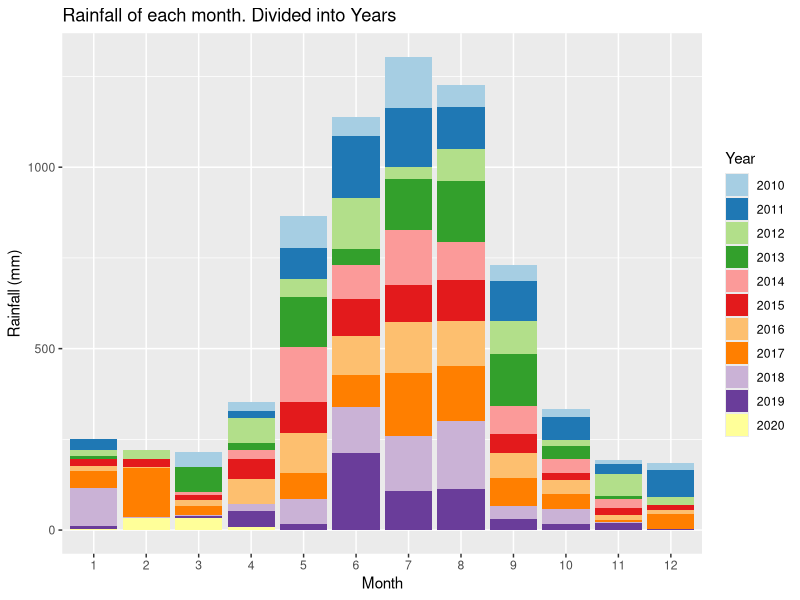
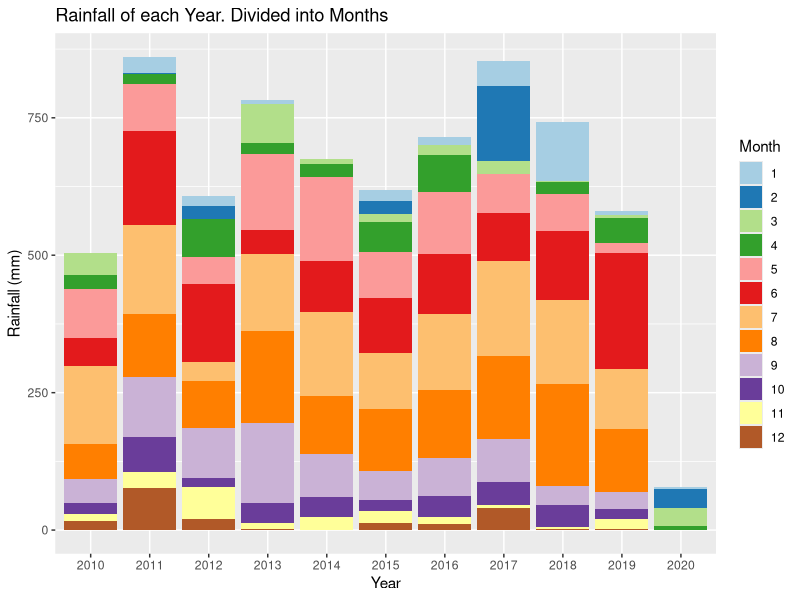
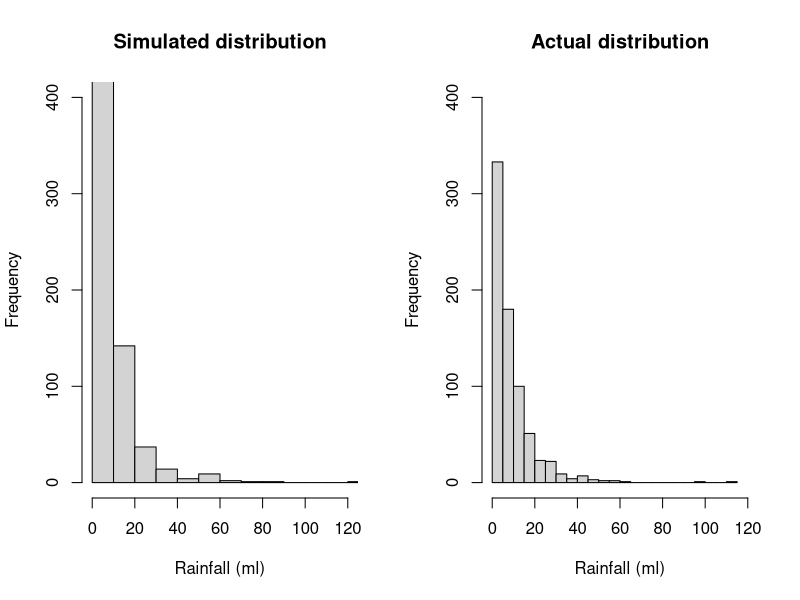
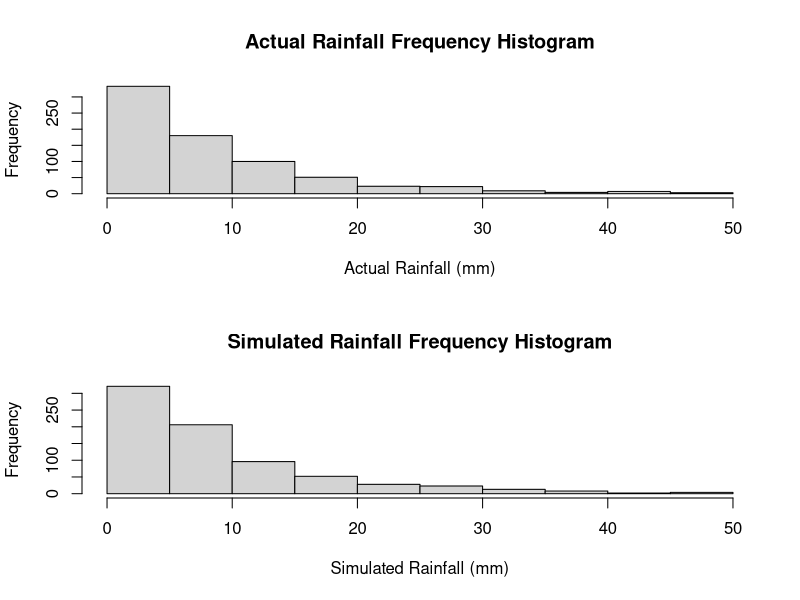
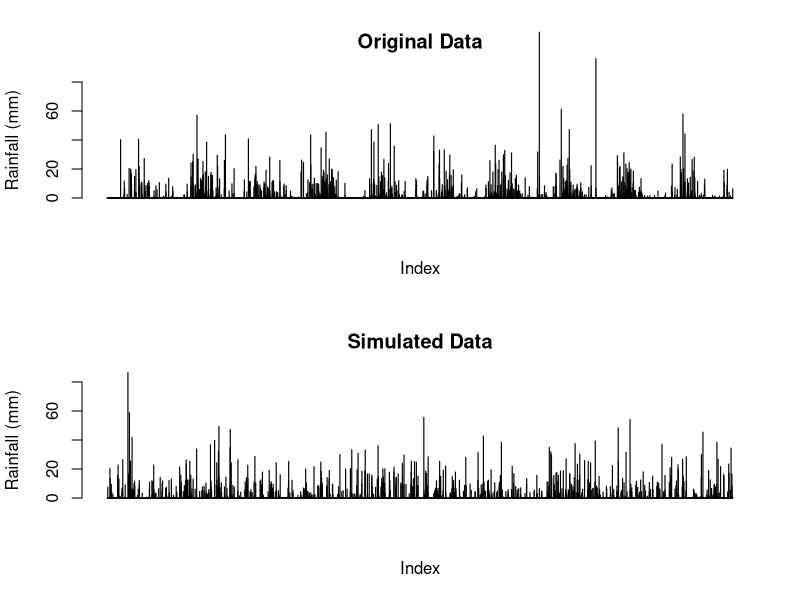
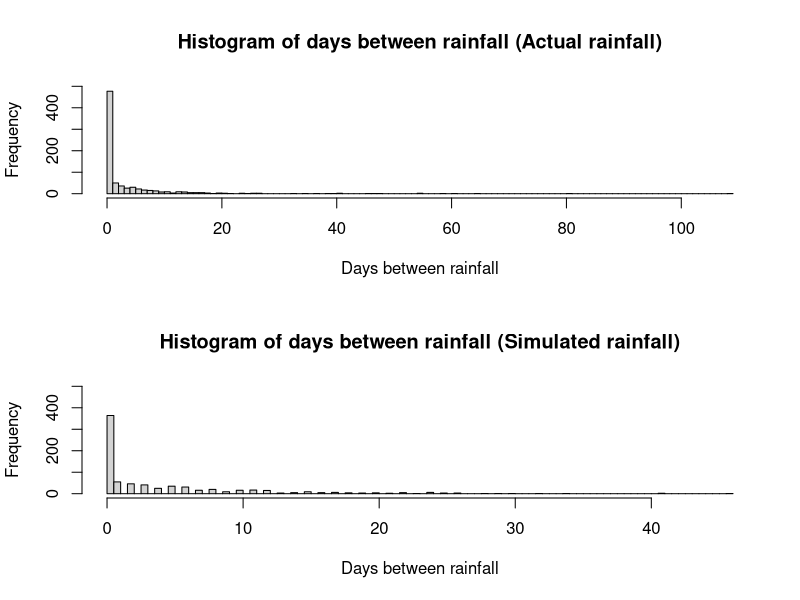
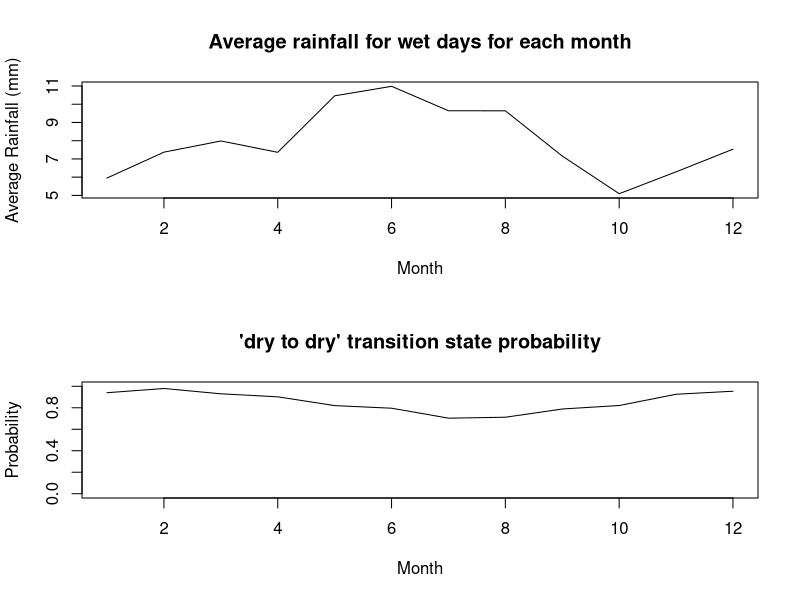
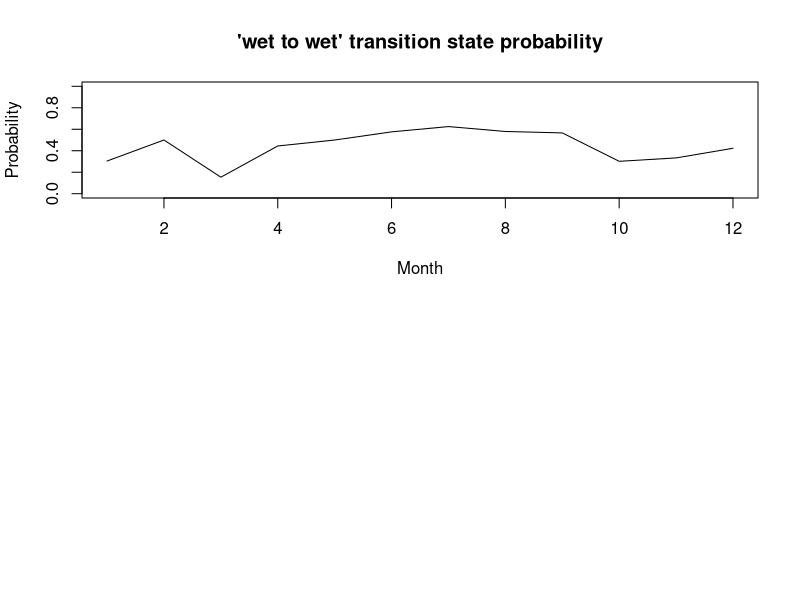

The R source for these figures, in order:
## ---- chunk 1
knitr::opts_chunk$set(echo = TRUE)
## ---- chunk 2
# Reading in the data from the csv file
data <-  read.csv("IDCJAC0009_009225_1800_Data.csv")
weather_data <- data
weather_data <- weather_data[which(is.na(weather_data$Rainfall.amount..millimetres.) == FALSE),] # excluding rows with no rainfall record made 
## ---- chunk 3
weather_data$date <- do.call(paste, c(weather_data[c("Day", "Month", "Year")], sep = "-")) # creating a column that contains the date for easy indentification
## ---- chunk 4
# function to categorise day as either 'wet' or 'dry' for the Markov Chain functions
state <- function(x){
  stateList <- c()
  for(ii in 1:length(x)){
    if(x[ii] < 1){
      stateList <- c(stateList, "dry")
    }
    if(x[ii] >= 1){
      stateList <- c(stateList, "wet")
    }
  }
  return(stateList)
}
weather_data$state <- state(weather_data$Rainfall.amount..millimetres.)
## ---- chunk 5
head(weather_data[,c('Rainfall.amount..millimetres.','state')], 10)
## ---- chunk 6
# function establishing Markov Chain transition state. Establishing the relationship between the rainfall of a given day and the day before it.
transitionState <- function(x){
  transitionStateList <- c('') #can't find transition state of first observation
  for(i in 2:length(x)){
    if(x[i] == "dry"){
      if (x[i-1] == "dry"){
        transitionStateList <- c(transitionStateList, "DryToDry")
      }
      else {
        transitionStateList <- c(transitionStateList, "WetToDry")
      }
    }
    if(x[i] == "wet"){
      if (x[i-1] == "dry"){
        transitionStateList <- c(transitionStateList, "DryToWet")
      }
      else {
        transitionStateList <- c(transitionStateList, "WetToWet")
      }
    }
  }
  return(transitionStateList)
}
weather_data$transitionState <- transitionState(weather_data$state)
## ---- chunk 7
head(weather_data[,c('Rainfall.amount..millimetres.','state', 'transitionState')], 10)
## ---- chunk 8
train_data <- subset(weather_data, Year >= 2010) # only look at the most recent, relevant data.
library(ggplot2)
library(RColorBrewer)

# explorative plots investigating the distribution of rainfall across months and years

# Plotting the rainfall data (grouped by years and months)
# Distribution of rainfall by month (segmented by year)
ggplot(train_data, aes(x = factor(Month), y = Rainfall.amount..millimetres., fill = factor(Year))) + 
  geom_bar(stat = "identity") + 
  scale_fill_brewer(palette = "Paired") + 
  xlab("Month")+
  ylab("Rainfall (mm)")+
  labs(fill = "Year")+
  ggtitle("Rainfall of each month. Divided into Years")
# There does appear to be a rough distribution of rainfall by month. Most years May, June, July, August, and September (month 5-9) have the most rain. There are outliers

ggplot(train_data, aes(x = factor(Year), y = Rainfall.amount..millimetres., fill = factor(Month))) + 
  geom_bar(stat = "identity") + 
  scale_fill_brewer(palette = "Paired") + 
  xlab("Year")+
  ylab("Rainfall (mm)")+
  labs(fill = "Month")+
  ggtitle("Rainfall of each Year. Divided into Months")
# There does not appear to be any obvious pattern in the rainfall across the 10 years (note. 2020 only contains 4 months of data, hence the low rainfall). The average looks to be around 650-700 mm. 
## ---- chunk 9
table(train_data$Month, train_data$Year) # only four months of data in 2020
## ---- chunk 10
#Calculating transition state probabilities, in general (no respect to month or season)
weatherTable <- table(train_data$transitionState)
weatherTable

probWetToWet = weatherTable['WetToWet'] / (weatherTable['WetToWet'] + weatherTable['WetToDry'])
probWetToWet

probDryToDry = weatherTable['DryToDry'] / (weatherTable['DryToDry'] + weatherTable['DryToWet'])
probDryToDry
## ---- chunk 11
#Basic generator (No seasonal variation)

#calculated above
generateRainfallBasic <- function(genLength){
  currentState = "dry" # Years start with very little rain, so more likely to start dry
  rainAmountList <- c()
  for (i3 in 1:genLength){
    if (currentState == "dry"){
      if (runif(1) < probDryToDry){
        currentState = "dry"
      }
      else{
        currentState = "wet"
      }
    }
    else if (currentState == "wet"){
      if (runif(1) < probWetToWet){
        currentState = "wet"
      }
      else{
        currentState = "dry"
      }
    }
    #generating amount of rainfall if state is wet, else 0
    if (currentState == "wet"){
      rainAmount <- 5.66*exp(rnorm(1))
      rainAmountList <- c(rainAmountList, rainAmount)
    }
    else{
      rainAmountList <- c(rainAmountList, 0)
    }
  }
  return(rainAmountList)
}
## ---- chunk 12
#comparing log-normal against actual data, veeerryyyy close fit, will use log-normal for rainfall sim
par(mfrow=c(1,2))
p1 <- 5.66*exp(rnorm(732))
hist(p1, breaks = 30, xlim = c(0,120), ylim = c(0,400), main = "Simulated distribution", xlab = "Rainfall (ml)")

p2 <- train_data$Rainfall.amount..millimetres.[train_data$Rainfall.amount..millimetres.>1]
hist(p2, breaks = 30, xlim = c(0,120), ylim = c(0,400), main = "Actual distribution", xlab = "Rainfall (ml)")

mean(p1)
mean(p2)
## ---- chunk 13
#Basic generator tests
testRainfall = generateRainfallBasic(3761)

par(mfrow=c(2,1))
hist(train_data$Rainfall.amount..millimetres.[train_data$Rainfall.amount..millimetres.>1 & train_data$Rainfall.amount..millimetres.<50], xlab = "Actual Rainfall (mm)", main = "Actual Rainfall Frequency Histogram")
hist(testRainfall[testRainfall > 1 & testRainfall <50], xlab = "Simulated Rainfall (mm)", main = "Simulated Rainfall Frequency Histogram")

par(mfrow=c(2,1))
barplot(train_data$Rainfall.amount..millimetres., ylim = c(0,80), main = "Original Data", ylab = "Rainfall (mm)", xlab = "Index")
barplot(testRainfall, ylim = c(0,80), main = "Simulated Data", ylab = "Rainfall (mm)", xlab = "Index")
## ---- chunk 14
daysBetweenRain <- function(input){
  returnList <- c()
  currentLength <- 0
  for (i in input){
    if (i<1){
      currentLength <- currentLength + 1
    }
    else{
      returnList <- c(returnList, currentLength)
      currentLength <- 0
    }
  }
  return(returnList)
  }
## ---- chunk 15
hist(daysBetweenRain(train_data$Rainfall.amount..millimetres.)[train_data$Rainfall.amount..millimetres.>-1], main = "Histogram of days between rainfall (Actual rainfall)", breaks = 100, xlab = "Days between rainfall", ylim = c(0,500))
hist(daysBetweenRain(testRainfall)[daysBetweenRain(testRainfall)>-1], main = "Histogram of days between rainfall (Simulated rainfall)", breaks = 100, xlab = "Days between rainfall", ylim = c(0,500))
## ---- chunk 16
#Calculates the transition probabilities for each month
probTransStatesMonth <- function(input_data){
  transitonStatesMonthsFrame <- data.frame(list(rep(0, 12), list(rep(0, 12), list(rep(0,    12), list(rep(0, 12)))))) #Initialises 12x4 frame filled with zeroes (4 columns for each transition state, 12 rows for each month)
  names(transitonStatesMonthsFrame) <- c('DryToDry', 'DryToWet', 'WetToDry', 'WetToWet')

  #Makes the dataframe with the count of each transition state with each month
  for (i4 in 1:dim(input_data)[1]){
    tempTransitionState <- input_data[i4, 'transitionState']
    tempMonth <- input_data[i4, 'Month'] 
    transitonStatesMonthsFrame[tempMonth, tempTransitionState] <- transitonStatesMonthsFrame[tempMonth, tempTransitionState]+1 # increase count of tempTransitionState for month tempMonth by 1
  }

  #Calculates the transition state probabilities for each month in the data frame
  probTransitonStatesMonthsFrame <- transitonStatesMonthsFrame
  for (i in 1:dim(transitonStatesMonthsFrame)[1]){
  
    probTransitonStatesMonthsFrame[i, 'DryToDry'] <- transitonStatesMonthsFrame[i, 'DryToDry'] / (transitonStatesMonthsFrame[i, 'DryToDry'] + transitonStatesMonthsFrame[i, 'DryToWet'])
  
    probTransitonStatesMonthsFrame[i, 'DryToWet'] <- transitonStatesMonthsFrame[i, 'DryToWet'] / (transitonStatesMonthsFrame[i, 'DryToDry'] + transitonStatesMonthsFrame[i, 'DryToWet'])
    
    probTransitonStatesMonthsFrame[i, 'WetToDry'] <- transitonStatesMonthsFrame[i, 'WetToDry'] / (transitonStatesMonthsFrame[i, 'WetToDry'] + transitonStatesMonthsFrame[i, 'WetToWet'])
    probTransitonStatesMonthsFrame[i, 'WetToWet'] <- transitonStatesMonthsFrame[i, 'WetToWet'] / (transitonStatesMonthsFrame[i, 'WetToDry'] + transitonStatesMonthsFrame[i, 'WetToWet'])
    # this data frame 'probTransitionStatesMonthsFrame' will be called directly in the generator, so must be called as such when exported
  }
  return(probTransitonStatesMonthsFrame)
}

## ---- chunk 17
probTransitonStatesMonthsFrame <- probTransStatesMonth(train_data)
head(probTransitonStatesMonthsFrame, 10)
## ---- chunk 18
#testing average rainfall when its rains in each month, and for wettowet vs drytowet transitions.
test_w2w <- train_data$Rainfall.amount..millimetres.[train_data$transitionState == "WetToWet"]
test_d2w <- train_data$Rainfall.amount..millimetres.[train_data$transitionState == "DryToWet"]
mean(test_w2w)
mean(test_d2w)
wilcox.test(test_d2w, test_w2w)
#since resulting wilcox test p-value is 0.85, we conclude that theres no difference in rainfall depending on the transition state, and do not need to include it in our model.

test_rainfallPerMonth <- train_data[train_data$state == "wet",c(4,6)]
kruskal.test(Rainfall.amount..millimetres. ~ Month, data = test_rainfallPerMonth)
#p-val = 0.00016, therefore difference between average rainfall for each month

## ---- chunk 19
#calculating the mean rainfall when it rains for each month, to change how much it rains according to the generator later on. Limited to less than 60 mls as the dataset is not large enough for large rainfall amounts (such as 114ml in feburary) to not throw the mean off.
rainMonthData <- c()
for (i in 1:12){
  temp<- train_data$Rainfall.amount..millimetres.[train_data$state == "wet" & train_data$Month == i & train_data$Rainfall.amount..millimetres. < 60]
  rainMonthData <- c(rainMonthData, list(temp))
  rm(temp)
}

rainfallAvgMonth <- sapply(rainMonthData, mean)

## ---- chunk 20
plot(c(1:12), rainfallAvgMonth, type = "l", xlab = "Month", ylab = "Average Rainfall (mm)", main = "Average rainfall for wet days for each month")
## ---- chunk 21
#How the transition state probabilities vary for each month
plot(probTransitonStatesMonthsFrame$DryToDry, ylim = c(0,1), xlab = "Month", main = "'dry to dry' transition state probability", type = 'l', ylab = "Probability")
plot(probTransitonStatesMonthsFrame$WetToWet, ylim = c(0,1), xlab = "Month", main = "'wet to wet' transition state probability", type = 'l', ylab = "Probability")
## ---- chunk 22
#Weather generator accounting  for seasonal variation of transition states or something i hope
#This is just a regular version of basic generator it's mostly the same in fact if i forget to even do this it is the same

generateRainfallSeasonal <- function(input){
  # input must be weather_data or a subset of weather_data
  currentState = "dry" #can make this into a random choice later
  rainAmountList <- c()
  for (i5 in 1:dim(input)[1]){
    if (currentState == "dry"){
      if (runif(1) < probTransitonStatesMonthsFrame[input[i5, 'Month'], 'DryToDry']){ #now inputs depending on the month of input
        currentState = "dry"
      }
      else{
        currentState = "wet"
      }
    }
    else if (currentState == "wet"){
      if (runif(1) < probTransitonStatesMonthsFrame[input[i5, 'Month'], 'WetToWet']){
        currentState = "wet"
      }
      else{
        currentState = "dry"
      }
    }                                   
    #generating amount of rainfall if state is wet, else 0
    if (currentState == "wet"){
      #rainAmount <- 5.66*exp(rnorm(1)) #now log-normal dist, 5 used because is close to mean of weather_data's / the mean of what exp(rnorm(1)) is by default /// Old Version 
      rainAmount <- rainfallAvgMonth[input[i5, 'Month']]*exp(rnorm(1))/1.648 
      #average of exp(rnorm(1)) is ~1.648, so we divide by that so the average of each month will just be the actual average calculated from rainfallAvgMonth.
      rainAmountList <- c(rainAmountList, rainAmount)
    }
    else{
      rainAmountList <- c(rainAmountList, 0)
    }
  }
  return(rainAmountList)
}
## ---- chunk 23
#testing code for seasonal generator
inputSeasonalRainfall <- dplyr::select(train_data, 'Year', 'Month', 'Day') #using existing train data's dates to input to function, instead of putting in just how many to generate
testSeasonalRainfall = generateRainfallSeasonal(inputSeasonalRainfall)
## ---- chunk 24
par(mfrow=c(2,1))
barplot(train_data$Rainfall.amount..millimetres., ylim = c(0,80), main = "Original Data", ylab = "Rainfall (mm)", xlab = "Index")
barplot(testSeasonalRainfall, ylim = c(0,80), main = "Simulated Data - seasonal", ylab = "Rainfall (mm)", xlab = "Index")
## ---- chunk 25
hist(daysBetweenRain(train_data$Rainfall.amount..millimetres.)[train_data$Rainfall.amount..millimetres.>-1], main = "Histogram of days between rainfall (Actual rainfall)", breaks = 100, xlab = "Days between rainfall", ylim = c(0,500))
hist(daysBetweenRain(testSeasonalRainfall)[daysBetweenRain(testSeasonalRainfall)>-1], main = "Histogram of days between rainfall (Simulated rainfall)", breaks = 100, xlab = "Days between rainfall", ylim = c(0,500))
## ---- chunk 26
wilcox.test(daysBetweenRain(testSeasonalRainfall), daysBetweenRain(train_data$Rainfall.amount..millimetres.))
mean(daysBetweenRain(testSeasonalRainfall)); mean(daysBetweenRain(train_data$Rainfall.amount..millimetres.))

sd(daysBetweenRain(testSeasonalRainfall)); sd(daysBetweenRain(train_data$Rainfall.amount..millimetres.))
## ---- chunk 27
#comparing log-normal against actual data, veeerryyyy close fit, will use log-normal for rainfall sim
p1 <- 5.66*exp(rnorm(732))
p1 <- p1[p1>1]
hist(p1, breaks = 30, xlim = c(0,120), ylim = c(0,400), main = "Simulated distribution")

p2 <- train_data$Rainfall.amount..millimetres.[train_data$Rainfall.amount..millimetres.>1]
hist(p2, breaks = 30, xlim = c(0,120), ylim = c(0,400), main = "actual distribution")
## ---- chunk 28
set.seed(100345)
sampID <- sample.int(nrow(train_data), size = 0.8*nrow(train_data), replace = FALSE)
train_data <- train_data[sampID,] # 80% of data for training
test_data <- train_data[-sampID,] # 20% for testing
## ---- chunk 29
probTransitonStatesMonthsFrame <- probTransStatesMonth(train_data) # retraining seasonal generator probTransitionStatesMonthsFrame with new training data (now only 80% of the original train_data)
# calucating the new average rainfall for each month
rainMonthData <- c()
for (i in 1:12){
  temp<- train_data$Rainfall.amount..millimetres.[train_data$state == "wet" & train_data$Month == i & train_data$Rainfall.amount..millimetres. < 60]
  rainMonthData <- c(rainMonthData, list(temp))
  rm(temp)
}
rainfallAvgMonth <- sapply(rainMonthData, mean)
## ---- chunk 30
#generates a simulation with the same number of observations as test_data (20% of the total data)
testSeasonalRainfall20 = generateRainfallSeasonal(test_data) 
## ---- chunk 31
par(mfrow = c(2, 1))
barplot(testSeasonalRainfall20, ylab = "Rainfall (mm)", xlab = "index", main = "Simulated data")
barplot(test_data$Rainfall.amount..millimetres., ylab = "Rainfall (mm)", xlab  = "index", main = "Actual data")
## ---- chunk 32
# Wilcoxon signed rank test
WT <- wilcox.test(testSeasonalRainfall20, test_data$Rainfall.amount..millimetres., paired=T)
print("Wilcoxon rank sum p-value")
WT$p.value
# paired student t test
TT <- t.test(testSeasonalRainfall20, test_data$Rainfall.amount..millimetres., paired=T)
print("t-test p-value")
TT$p.value
## ---- chunk 33
train_data <- subset(weather_data, Year >= 2010)
train10_data <- subset(weather_data, Year >= 2009 & Year < 2019)
data_2019 <- subset(weather_data, Year == 2019)
## ---- chunk 34
probTransitonStatesMonthsFrame <- probTransStatesMonth(train10_data) # retraining seasonal generator probTransitionStatesMonthsFrame with train10_data
set.seed(10356)
monthList <- subset(weather_data, Year == 2019) # a year that isn't a leap year to get the month list, as generation algorithm only requires months
monthList <- monthList['Month']
testSeasonalRainfall10 <- generateRainfallSeasonal(monthList)
## ---- chunk 35
#compare generated year against 2019
par(mfrow = c(2,1))
barplot(testSeasonalRainfall10, xlab = "Index", ylab = "Rainfall (mm)", main = "Simulated Rainfall")
barplot(data_2019$Rainfall.amount..millimetres., xlab = "Index", ylab = "Rainfall (mm)", main = "2019 Rainfall")
## ---- chunk 36
# check other years for comparison
par(mfrow = c(3,2))
barplot(testSeasonalRainfall10, xlab = "Index", ylab = "Rainfall (mm)", main = "Simulated Rainfall")
year <- subset(weather_data, Year == 2015)
barplot(year$Rainfall.amount..millimetres., xlab = "Index", ylab = "Rainfall (mm)", main = "2015 Rainfall")
year <- subset(weather_data, Year == 2008)
barplot(year$Rainfall.amount..millimetres., xlab = "Index", ylab = "Rainfall (mm)", main = "2008 Rainfall")
year <- subset(weather_data, Year == 2015)
barplot(year$Rainfall.amount..millimetres., xlab = "Index", ylab = "Rainfall (mm)", main = "2017 Rainfall")
year <- subset(weather_data, Year == 2007)
barplot(year$Rainfall.amount..millimetres., xlab = "Index", ylab = "Rainfall (mm)", main = "2007 Rainfall")
year <- subset(weather_data, Year == 2013)
barplot(year$Rainfall.amount..millimetres., xlab = "Index", ylab = "Rainfall (mm)", main = "2013 Rainfall")
rm(year)
## ---- chunk 37
# Creates a graph of difference in rainfall for years, weeks, months, years to see if there are any potential patterns.
# Creates a list of the weekly rainfall
RainfallWeekly <- data.frame("Rainfall (mm)", "Week")
colnames(RainfallWeekly) <- c("Rainfall (mm)", "Week")
RainfallWeekly$`Rainfall (mm)` <- as.numeric(RainfallWeekly$`Rainfall (mm)`)
RainfallWeekly$Week <- as.numeric(RainfallWeekly$Week)
week = 1
weekRain = 0
for(ii in c(1: nrow(weather_data))){
  weekRain = weekRain + weather_data[ii, 6] # rainfall amount for that row
  
  if(ii%%7 == 0){ # every 7th row
    RainfallWeekly[(ii/7), 1] <- weekRain # 1 row of RainfallWeekly created every 7 rows (1 weeks) - inserting rainfall total for that week
    RainfallWeekly[(ii/7), 2] <- week
    week = week + 1
    weekRain = 0 # clear total rainfall to prepare for next week
  }
}
## ---- chunk 38
RainfallWeeklyDiff <- data.frame(c(1:(nrow(RainfallWeekly)-1)), c(1:(nrow(RainfallWeekly)-1))) # data frame with two columns, one less row than RainfallWeekly
colnames(RainfallWeeklyDiff) <- c("Rainfall diff (mm)", "Week")
RainfallWeeklyDiff$`Rainfall diff (mm)` <- diff(RainfallWeekly$`Rainfall (mm)`) # change in weeks
## ---- chunk 39
# plot first 700 weeks first against the difference in rainfall, and then the rainfall per week
par(mfrow = c(4,1))
plot(RainfallWeeklyDiff[c(1:350), 2], RainfallWeeklyDiff[c(1:350), 1], xlab = "week", ylab = "change in rainfall (mm)", cex = 2, type = "b", main = "Difference in rainfall (mm) by week")
plot(RainfallWeekly[c(1:350), 2], RainfallWeekly[c(1:350), 1], xlab = "week", ylab = "rainfall (mm)", type = "l", main = "Rainfall (mm) by week")
plot(RainfallWeeklyDiff[c(351:700), 2], RainfallWeeklyDiff[c(351:700), 1], xlab = "week", ylab = "change in rainfall (mm)", cex = 2, type = "b", main = "Difference in rainfall (mm) by week")
plot(RainfallWeekly[c(351:700), 2], RainfallWeekly[c(351:700), 1], xlab = "week", ylab = "rainfall (mm)", type = "l", main = "Rainfall (mm) by week")
## ---- chunk 40
# plot second 700 weeks first against the difference in rainfall, and then the rainfall per week
par(mfrow = c(4,1))
plot(RainfallWeeklyDiff[c(701:1050), 2], RainfallWeeklyDiff[c(701:1050), 1], xlab = "week", ylab = "change in rainfall (mm)", cex = 2, type = "b")
plot(RainfallWeekly[c(701:1050), 2], RainfallWeekly[c(701:1050), 1], xlab = "week", ylab = "rainfall (mm)", type = "l")
plot(RainfallWeeklyDiff[c(1051:1414), 2], RainfallWeeklyDiff[c(1051:1414), 1], xlab = "week", ylab = "change in rainfall (mm)", cex = 2, type = "b")
plot(RainfallWeekly[c(1051:1414), 2], RainfallWeekly[c(1051:1414), 1], xlab = "week", ylab = "rainfall (mm)", type = "l")
## ---- chunk 41
rainSort_2019 <- data_2019$Rainfall.amount..millimetres.
# qqplot before removing 'dry' days
qqnorm(rainSort_2019, pch = 1, frame = F, main = "Normal Q-Q Plot of Rainfall 2019 (including dry days)")
qqline(rainSort_2019, col = "red", lwd = 2)
rainSort_2019 <- rainSort_2019[which(rainSort_2019 != 0)]
# qqplot after removing 'dry' days
qqnorm(rainSort_2019, pch = 1, frame = F, main = "Normal Q-Q Plot of Rainfall 2019 (excluding dry days)")
qqline(rainSort_2019, col = "red", lwd = 2)
hist(rainSort_2019, breaks = 50)
# data is not normally distributed
rm(rainSort_2019)
## ---- chunk 42
rain2019 <- subset(weather_data, Year == 2019)
length(rain2019$Rainfall.amount..millimetres.)
length(testSeasonalRainfall10)
# Function that returns the sum of ranks of difference (w+ and w-) that are part of the Wilcoxon signed rank calculations
returnRanks <- function(simulated, actual){
  diffs <- (simulated - actual)
  diffs <- diffs[diffs != 0]
  posDifs <- which(diffs > 0)
  negDiffs <- which(diffs < 0)
  rank <- rank(abs(diffs))
  rankPosDiff <- sum(rank[posDifs])
  rankNegDiff <- sum(rank[negDiffs]) 
  return(c(rankPosDiff, rankNegDiff))
}
## ---- chunk 43
table(rain2019$Month)
# To perform the Wilcoxon Signed Rank test we must have paired data, so we have to find the extra dates in testSeasonalRainfall10 (note: 2019 is a non leap year) and remove them.
# Upon review we find that there are days missing from October and December.
## ---- chunk 44
table(rain2019$Day)
# One month is missing a day 5, and another is missing a day 19 (both 11 when should be 12)
temp <- subset(rain2019, Day == 5)
temp$Month # 5th of October missing
temp <- subset(rain2019, Day == 19)
temp$Month # 19th of December missing
rm(temp)
which(rain2019$date == "4-10-2019") # find what row the day before 5-10-2019 is
# Therefore 5-10-2019 would be row 278 (277+1)
which(rain2019$date == "18-12-2019") # find what row the day before 5-10-2019 is
# Therefore 5-10-2019 would be row 353 (351+2). Add two as both 5th october and 19th december are missing
## ---- chunk 45
# We find that the days are day 278 and 353 from testSeasonalRainfall10
simRainfall2019 <- testSeasonalRainfall10
## ---- chunk 46
set.seed(102343656)
monthList <- subset(weather_data, Year == 2019) # A year that isn't a leap year to get the month list, as generation algorithm only requires months
monthList <- monthList['Month']
testSeasonalRainfall10 <- generateRainfallSeasonal(monthList)
simRainfall2019 <- testSeasonalRainfall10 # Removing day 278 and day 353 data from testSeasonalRainfall10
## ---- chunk 47
set.seed(40565)

monthList <- subset(weather_data, Year == 2019) # a year that isn't a leap year to get the month list, as generation algorithm only requires months
monthList <- monthList['Month']
testSeasonalRainfall10 <- generateRainfallSeasonal(monthList)
simRainfall2019 <- testSeasonalRainfall10 # remove day 278 and day 353 data from testSeasonalRainfall10

# test of testSeasonalRainfall10 against 2019 rainfall (testSeasonalRainfall10 was simulation of 2019 rainfall)
wilcox.test(rain2019$Rainfall.amount..millimetres., simRainfall2019, paired = T, alternative = "t", conf.int = T, conf.level = 0.95)

# the p-value is 0.04918,indicating that it is likely that there is a significant difference between the simulated data and the actual data. This means that one set of data was consistently and significantly larger than the other
# manual calculation of Wilcoxon signed rank values 

sumRanks <- returnRanks(simRainfall2019, rain2019$Rainfall.amount..millimetres.)
cat(sumRanks[1], "is the sum of the ranks of the positive differences")
cat(sumRanks[2], "is the sum of the ranks of the negative differences")

# rankPosDiff (the sum of the ranks of the differences where the simulated data is greater than the actual) is 7414. rankNegDiff (the sum of the ranks of the the differences where the actual is greater than the simulated) is 5147. rankPosDiff is quite a bit larger than rankNegDiff
## ---- chunk 48
set.seed(12345)
monthList <- subset(weather_data, Year == 2011)
monthList <- monthList['Month']
testSeasonalRainfall10 <- generateRainfallSeasonal(monthList)
simRainfall2019 <- testSeasonalRainfall10[-c(278, 353)]
wilcox.test(rain2019$Rainfall.amount..millimetres., simRainfall2019, paired = T, alternative = "t", conf.int = T, conf.level = 0.95)

simRainfall2019 <- testSeasonalRainfall10[-c(278, 353)] # remove day 278 and day 353 data from testSeasonalRainfall10

WP <- wilcox.test(rain2019$Rainfall.amount..millimetres., simRainfall2019, paired = T, alternative = "t", conf.int = T, conf.level = 0.95)
WP$p.value

sumRanks <- returnRanks(simRainfall2019, rain2019$Rainfall.amount..millimetres.)
cat(sumRanks[1], "is the sum of the ranks of the positive differences")
cat(sumRanks[2], "is the sum of the ranks of the negative differences")
## ---- chunk 49
set.seed(347876)
monthList <- subset(weather_data, Year == 2011) 
monthList <- monthList['Month']
testSeasonalRainfall10 <- generateRainfallSeasonal(monthList)
simRainfall2019 <- testSeasonalRainfall10[-c(278, 353)] 
wilcox.test(rain2019$Rainfall.amount..millimetres., simRainfall2019, paired = T, alternative = "t", conf.int = T, conf.level = 0.95)

simRainfall2019 <- testSeasonalRainfall10[-c(278, 353)] # remove day 278 and day 353 data from testSeasonalRainfall10

WP <- wilcox.test(rain2019$Rainfall.amount..millimetres., simRainfall2019, paired = T, alternative = "t", conf.int = T, conf.level = 0.95)
WP$p.value

sumRanks <- returnRanks(simRainfall2019, rain2019$Rainfall.amount..millimetres.)
cat(sumRanks[1], "is the sum of the ranks of the positive differences")
cat(sumRanks[2], "is the sum of the ranks of the negative differences")
## ---- chunk 50
set.seed(3456789)
monthList <- subset(weather_data, Year == 2011)
monthList <- monthList['Month']
testSeasonalRainfall10 <- generateRainfallSeasonal(monthList)
simRainfall2019 <- testSeasonalRainfall10[-c(278, 353)]
wilcox.test(rain2019$Rainfall.amount..millimetres., simRainfall2019, paired = T, alternative = "t", conf.int = T, conf.level = 0.95)
simRainfall2019 <- testSeasonalRainfall10[-c(278, 353)] # remove day 278 and day 353 data from testSeasonalRainfall10

WP <- wilcox.test(rain2019$Rainfall.amount..millimetres., simRainfall2019, paired = T, alternative = "t", conf.int = T, conf.level = 0.95)
WP$p.value

sumRanks <- returnRanks(simRainfall2019, rain2019$Rainfall.amount..millimetres.)
cat(sumRanks[1], "is the sum of the ranks of the positive differences")
cat(sumRanks[2], "is the sum of the ranks of the negative differences")
## ---- chunk 51
# looking at the four total simulations created, there is generally no significant different between the simulated rainfall and the actual rainfall. 
# However looking at rankPosDiff and rankNegDiff calculated for each (the sum of the ranks of the positive and negative differences between the simulated and actual data respectively), the simulated rainfall was consistently larger than the actual data 
# The reason for this is likely because 2019 had a very small amount of rainfall compared to the rest of the years.
sum(train10_data$Rainfall.amount..millimetres.)/10 # /10 to get average of 10 years of rain data
sum(rain2019$Rainfall.amount..millimetres.)
## ---- chunk 52
median(simRainfall2019)
median(rain2019$Rainfall.amount..millimetres.)

# given the number of dry days, it makes sense that the median's would be very similar in the Wilcoxon Signed Rank test
# To perform the Wilcoxon Signed Rank test we remove those dates from testSeasonalRainfall10
# 2019 is a non leap year so February will have 28 days
#October 5th and December 19th are missing, so we remove them
month_result <- which(rain2019$date == "4-10-2019" | rain2019$date=="18-12-2019")
simRainfall2019 <- testSeasonalRainfall10[-c(month_result[1]+1, month_result[2]+1)]

# Test of testSeasonalRainfall10 against 2019 rainfall (testSeasonalRainfall10 was simulation of 2019 rainfall)
wilcox.test(simRainfall2019, rain2019$Rainfall.amount..millimetres., paired = T, alternative = "t")

# Since the p-value is relatively high, it can be concluded that there is no significant diference between the simulated 2019 data and the actual 2019 data. 
# While the simulation may not be an accurate prediction of 2019 (as seen in the barplots), the simulation was also not logically flawed, as there is not a significant difference between the median of the simulation and the median of the actual.
#Furthermore, a qucik comparison of the medians in the Wilcoxon Signed Rank test shows that (as expected) they are also very similar.
cat("Median of actual and simulated rainfall respectively: ", median(rain2019$Rainfall.amount..millimetres.), median(simRainfall2019))
rm(simRainfall2019)
## ---- chunk 53
# looking at 2013 data (which had a larger than average amount of rain)
rain2013 <- subset(weather_data, Year == 2013)
simRainfall2013 <- generateRainfallSeasonal(monthList)
wilcox.test(simRainfall2013, rain2013$Rainfall.amount..millimetres., paired = T, conf.int = T, conf.level = 0.95)

par(mfrow = c(2,1))
barplot(simRainfall2013, xlab = "Index", ylab = "Rainfall (mm)", main = "Simulated Rainfall")
barplot(rain2013$Rainfall.amount..millimetres., xlab = "Index", ylab = "Rainfall (mm)", main = "2013 Rainfall")

diffs <- (simRainfall2013 - rain2013$Rainfall.amount..millimetres.)
diffs <- diffs[diffs != 0]
posDifs <- which(diffs > 0)
negDiffs <- which(diffs < 0)
rank <- rank(abs(diffs))
rankPosDiff <- sum(rank[posDifs])
rankNegDiff <- sum(rank[negDiffs]) 

rankPosDiff
rankNegDiff
mean(diffs)
